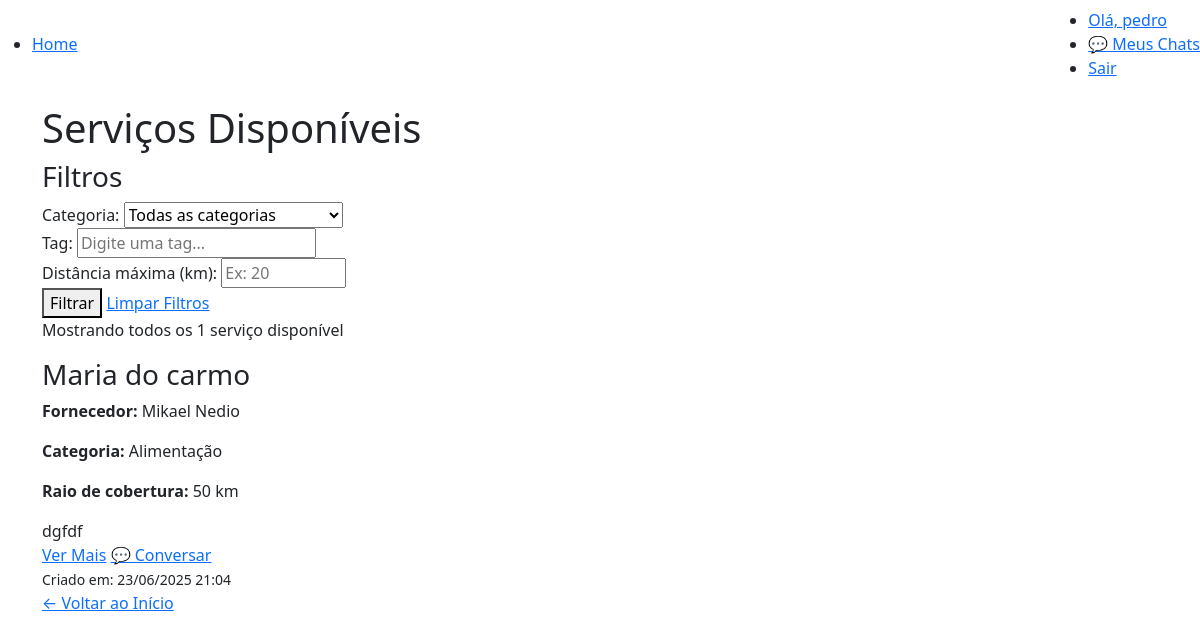
The page /servicos/todos/ (signed in) on the database its author committed.
### servicos/models.py (models this page shows, shortened)
class Servico(models.Model):
    fornecedor = models.ForeignKey(Fornecedor, on_delete=models.CASCADE, related_name='servicos')
    nome = models.CharField(max_length=200)
    descricao = models.TextField()
    tags = models.JSONField(default=list, blank=True)
    ativo = models.BooleanField(default=True)
    data_criacao = models.DateTimeField(auto_now_add=True)
    data_atualizacao = models.DateTimeField(auto_now=True)
    class Meta:
        verbose_name = 'Serviço'
        verbose_name_plural = 'Serviços'
        ordering = ['-data_criacao']
    def get_tags_list(self):
        if isinstance(self.tags, str):
            try:
                return json.loads(self.tags)
            except:
                return []
        return self.tags or []
    @property
    def tem_imagens(self):
        return self.imagens.exists()

### usuarios/models.py (models this page shows, shortened)
class Fornecedor(models.Model):
    CATEGORIA_CHOICES = [
        ('alimentacao', 'Alimentação'),
        ('decoracao', 'Decoração'),
        ('logistica', 'Logística'),
        ('musica', 'Música e Entretenimento'),
        ('fotografia', 'Fotografia e Vídeo'),
        ('locacao', 'Locação de Equipamentos'),
        ('seguranca', 'Segurança'),
        ('outros', 'Outros'),
    ]
    user = models.OneToOneField(User, on_delete=models.CASCADE)
    cep = models.CharField(max_length=9, help_text="CEP no formato 00000-000", default='N/D')
    estado = models.CharField(max_length=2, default='N/D')
    cidade = models.CharField(max_length=100, default='N/D')
    bairro = models.CharField(max_length=100, default='N/D')
    logradouro = models.CharField(max_length=200, default='N/D')
    numero = models.CharField(max_length=10, default='N/D')
    complemento = models.CharField(max_length=100, blank=True, null=True)
    telefone = models.CharField(max_length=20, default='N/D')
    categoria = models.CharField(max_length=20, choices=CATEGORIA_CHOICES, default='outros')
    latitude = models.DecimalField(max_digits=9, decimal_places=6, null=True, blank=True)
    longitude = models.DecimalField(max_digits=9, decimal_places=6, null=True, blank=True)
    raio_cobertura = models.PositiveIntegerField(
        default=50,
        help_text="Raio de cobertura em quilômetros (0 = sem limite)"
    )
    def tem_cobertura_ilimitada(self):
        return self.raio_cobertura == 0

### servicos/views.py (the view, shortened to what this page needs)
# urls.py: path('todos/', views.todos_servicos, name='todos_servicos'),
@login_required
def todos_servicos(request):
    try:
        organizador = Organizador.objects.get(user=request.user)
    except Organizador.DoesNotExist:
        messages.error(request, 'Acesso restrito apenas para organizadores.')
        return redirect('index')
    servicos = Servico.objects.filter(ativo=True).select_related('fornecedor__user').order_by('-data_criacao')
    categoria = request.GET.get('categoria', 'todas')
    if categoria != 'todas':
        servicos = servicos.filter(fornecedor__categoria=categoria)
    tag_busca = request.GET.get('tag', '').strip()
    servicos_filtrados = []
    for servico in servicos:
        atende, distancia = verificar_cobertura_fornecedor(servico.fornecedor, organizador)
        if atende:
            servico.distancia_km = distancia  #Adicionar distância ao objeto para usar no template
            servicos_filtrados.append(servico)
    servicos = servicos_filtrados
    distancia_maxima = request.GET.get('distancia_maxima', '').strip()
    categorias_disponiveis = Fornecedor.CATEGORIA_CHOICES
    return render(request, 'pages/todos_servicos.html', {
        'servicos': servicos,
        'organizador': organizador,
        'categorias_disponiveis': categorias_disponiveis,
        'categoria_atual': categoria,
        'tag_atual': tag_busca,
        'distancia_maxima': distancia_maxima
    })

### usuarios/utils.py (called while the page is built)
def haversine(lat1, lon1, lat2, lon2):
    R = 6371  #raio da Terra em km
    lat1_rad = math.radians(float(lat1))
    lon1_rad = math.radians(float(lon1))
    lat2_rad = math.radians(float(lat2))
    lon2_rad = math.radians(float(lon2))
    dlat = lat2_rad - lat1_rad
    dlon = lon2_rad - lon1_rad
    a = (
        math.sin(dlat / 2) ** 2 +
        math.cos(lat1_rad) *
        math.cos(lat2_rad) *
        math.sin(dlon / 2) ** 2
    )
    c = 2 * math.asin(math.sqrt(a))
    return R * c  # distância em km

def calcular_distancia_entre_usuarios(usuario1, usuario2):
    if (not usuario1.latitude or not usuario1.longitude or
        not usuario2.latitude or not usuario2.longitude):
        return None
    try:
        distancia = haversine(
            usuario1.latitude, usuario1.longitude,
            usuario2.latitude, usuario2.longitude
        )
        return distancia
    except Exception as e:
        logger.error(f"Erro ao calcular distância: {e}")
        return None

def verificar_cobertura_fornecedor(fornecedor, organizador):
    if fornecedor.tem_cobertura_ilimitada():
        distancia = calcular_distancia_entre_usuarios(fornecedor, organizador)
        return True, distancia
    distancia = calcular_distancia_entre_usuarios(fornecedor, organizador)
    if distancia is None:
        return False, None
    atende = distancia <= fornecedor.raio_cobertura
    return atende, distancia

### servicos/templates/pages/todos_servicos.html (shortened to what this page needs)
{% extends 'base.html' %}
{% block content %}
    <div class="container servicos-page">
        <h1>Serviços Disponíveis</h1>
        <div class="filtros-section">
            <h3 class="filtros-title">Filtros</h3>
            <form method="GET" class="filtros-form" id="filtros-form">
                <div class="filtro-grupo">
                    <label for="categoria">Categoria:</label>
                    <select name="categoria" id="categoria">
                        <option value="todas" {% if categoria_atual == 'todas' %}selected{% endif %}>Todas as categorias</option>
                    </select>
                </div>
                <div class="filtro-grupo">
                    <label for="tag">Tag:</label>
                    <input type="text" name="tag" id="tag" placeholder="Digite uma tag..." value="{{ tag_atual }}">
                </div>
                <div class="filtro-grupo">
                    <label for="distancia_maxima">Distância máxima (km):</label>
                    <input type="number" name="distancia_maxima" id="distancia_maxima"
                           placeholder="Ex: 20" value="{{ distancia_maxima }}"
                           min="0.1" max="1000" step="0.1">
                </div>
                <button type="submit" class="btn-filtrar">Filtrar</button>
                <a href="{% url 'todos_servicos' %}" class="btn-limpar">Limpar Filtros</a>
            </form>
        </div>
        <div class="resultados-info">
            {% if servicos %}
                {% if categoria_atual != 'todas' or tag_atual or distancia_maxima %}
                    <p>Mostrando {{ servicos|length }} serviço{{ servicos|length|pluralize:"s" }} encontrado{{ servicos|length|pluralize:"s" }}
                    {% if categoria_atual != 'todas' %}
                        na categoria "{{ categoria_atual|title }}"
                    {% endif %}
                    {% if tag_atual %}
                        {% if categoria_atual != 'todas' %} e {% else %} com {% endif %}tag "{{ tag_atual }}"
                    {% endif %}
                    {% if distancia_maxima %}
                        {% if categoria_atual != 'todas' or tag_atual %} e {% else %} com {% endif %}distância máxima de {{ distancia_maxima }} km
                    {% endif %}
                    </p>
                {% else %}
                    <p>Mostrando todos os {{ servicos|length }} serviço{{ servicos|length|pluralize:"s" }} disponível{{ servicos|length|pluralize:"s" }}</p>
                {% endif %}
            {% else %}
                <p>Nenhum serviço encontrado com os filtros aplicados.</p>
            {% endif %}
        </div>
        {% if servicos %}
            <div class="servicos-grid">
                {% for servico in servicos %}
                    <div class="servico-card">
                        <h3>{{ servico.nome }}</h3>
                        <div class="fornecedor-info">
                            <p><strong>Fornecedor:</strong> {{ servico.fornecedor.user.get_full_name|default:servico.fornecedor.user.username }}</p>
                            <p><strong>Categoria:</strong> {{ servico.fornecedor.get_categoria_display }}</p>
                            {% if not servico.fornecedor.tem_cobertura_ilimitada %}
                                <p><strong>Raio de cobertura:</strong> {{ servico.fornecedor.raio_cobertura }} km</p>
                            {% else %}
                                <p><strong>Raio de cobertura:</strong> Ilimitado</p>
                            {% endif %}
                        </div>
                        {% if servico.tags %}
                        <div class="servico-tags">
                            {% for tag in servico.get_tags_list|slice:":3" %}
                                <span class="tag">{{ tag }}</span>
                            {% endfor %}
                        </div>
                        {% endif %}
                        <div class="servico-actions">
                            <a href="{% url 'visualizar_servico' servico.id %}" class="btn-primary">Ver Mais</a>
                            <a href="{% url 'chat_room' servico.fornecedor.user.username %}" class="btn-secondary">💬 Conversar</a>
                        </div>
                        <div class="servico-meta">
                            <small>Criado em: {{ servico.data_criacao|date:"d/m/Y H:i" }}</small>
                        </div>
                    </div>
                {% endfor %}
            </div>
        {% else %}
            <div class="empty-state">
                <p>Nenhum serviço encontrado com os filtros aplicados.</p>
                <p>Tente ajustar os filtros ou aguarde os fornecedores cadastrarem novos serviços.</p>
            </div>
        {% endif %}
        <div class="back-link">
            <a href="{% url 'index' %}">← Voltar ao Início</a>
        </div>
    </div>
{% endblock %}

### eventos/templates/partials/navbar.html
<nav class="navbar">
    <ul class="navbar-list navbar-list-left">
        <li><a href="{% url 'index' %}">Home</a></li>
    </ul>
    <ul class="navbar-list navbar-list-right">
        <li><a href="#">Olá, {{ user.first_name }}</a></li>
        <li><a href="{% url 'chat_list' %}" class="btn-primary">💬 Meus Chats</a></li>
        <li><a href="{% url 'sair' %}">Sair</a></li>
    </ul>
</nav>

### rows shown on the page
Servico: nome "Maria do carmo", fornecedor.user.get_full_name "Mikael Nedio", fornecedor.categoria "Alimentação", fornecedor.raio_cobertura "50", get_tags_list "dgfdf", data_criacao "23/06/2025 21:04"

### other values the page prints
{{ user.first_name }} "pedro"
{{ servicos|length }} "1"
